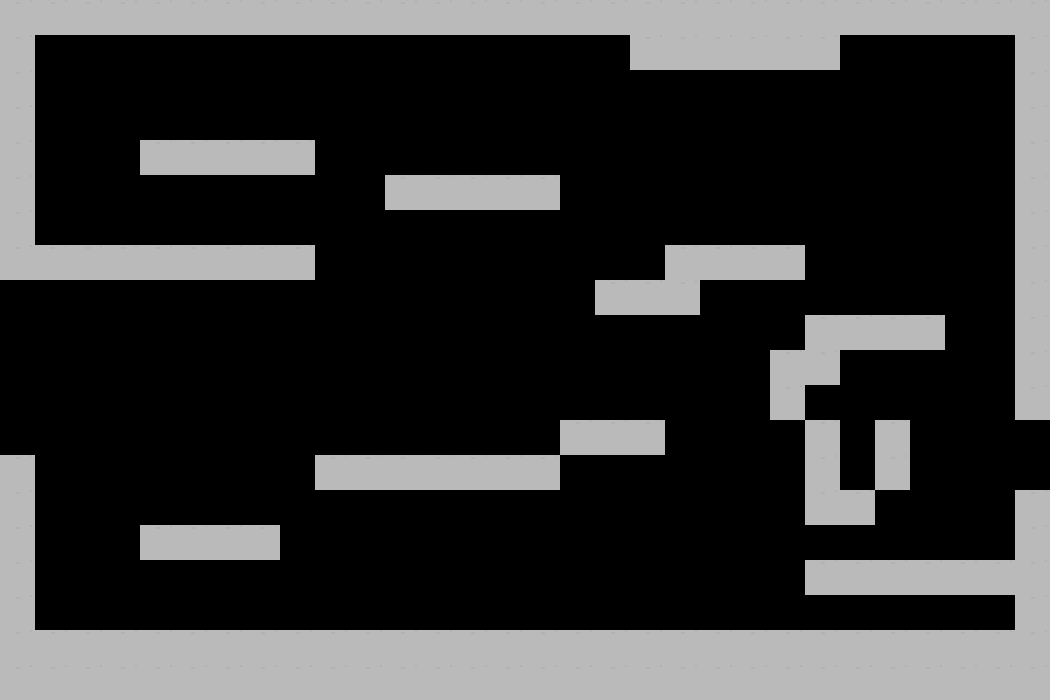

Tiled map render using the project's own tile images. Description and the map definition, with tile-layer contents summarised, below:
An orthogonal 30x20 tile map with 35x35 px tiles, 1 tile layer (collision_layer) and 10 objects.

<map version="1.0" orientation="orthogonal" renderorder="right-down" width="30" height="20" tilewidth="35" tileheight="35" nextobjectid="22">
 <tileset firstgid="1" name="scifi_platformTiles_32x32" tilewidth="35" tileheight="35" spacing="1" tilecount="620">
  <image source="../../scifi_platformTiles_32x32.png" trans="ff0018" width="1120" height="736" />
 </tileset>
 <layer name="collision_layer" width="30" height="20">
  <data>[600 cells, 181 non-empty, 1 distinct tile ids]</data>
 </layer>
 <objectgroup name="object_layer">
  <object id="12" gid="130" x="456.001" y="157.226" width="35" height="35" />
  <object id="13" gid="130" x="692.502" y="224.2" width="35" height="35" />
  <object id="14" gid="130" x="422.514" y="431.399" width="35" height="35" />
  <object id="15" gid="130" x="610.878" y="611.391" width="35" height="35" />
  <object id="16" x="462.611" y="125.158" width="33.27" height="31.6857" />
  <object id="17" x="421.42" y="405.577" width="36.4385" height="23.7643" />
  <object id="18" x="693.916" y="194.867" width="61.7871" height="39.6071" />
  <object id="19" x="616.286" y="583.016" width="28.5171" height="23.7643" />
  <object id="20" x="50.6971" y="199.62" width="45.9442" height="30.1014" />
  <object id="21" gid="130" x="859.109" y="401.981" width="35" height="35" />
 </objectgroup>
</map>
